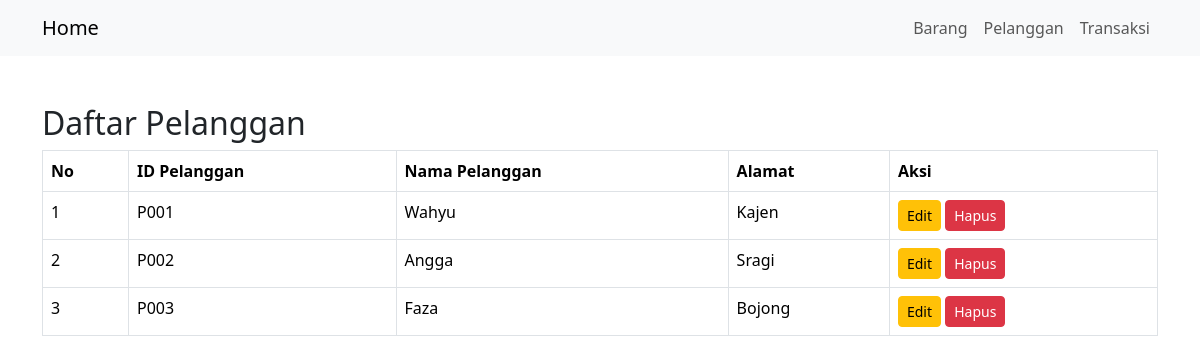
/penjualan-0037/index.php?page=pelanggan, run on the app's committed database.
### tables this page shows
CREATE TABLE `pelanggan` (
  `id_pelanggan` varchar(20) NOT NULL,
  `nama_pelanggan` varchar(30) NOT NULL,
  `alamat` varchar(255) NOT NULL
);

### penjualan-0037/app/controllers/PelangganController.php (called while the page is built)
<?php
require_once 'app/models/Pelanggan.php';
class PelangganController
{
    private $pelanggan;
    public function __construct($db)
    {
        $this->pelanggan = new Pelanggan($db);
    }
    public function index()
    {
        $stmt = $this->pelanggan->readAll();
        $members = $stmt->fetchAll(PDO::FETCH_ASSOC);
        require_once 'app/views/pelanggan/index.php';
    }
}
?>

### penjualan-0037/app/models/Pelanggan.php (called while the page is built)
<?php
class Pelanggan
{
    private $conn;
    private $table_name = "pelanggan";
    public function __construct($db)
    {
        $this->conn = $db;
    }
    public function readAll()
    {
        $query = "SELECT * FROM " . $this->table_name;
        $stmt = $this->conn->prepare($query);
        $stmt->execute();
        return $stmt;
    }
}
?>

### penjualan-0037/app/views/pelanggan/index.php (the view, shortened to what this page needs)
<!DOCTYPE html>
<html lang="en">
<head>
    <link href="https://cdn.jsdelivr.net/npm/bootstrap@5.3.3/dist/css/bootstrap.min.css" rel="stylesheet"
>
</head>
<body>
    <nav class="navbar navbar-expand-lg navbar-light bg-light">
        <div class="container">
            <a class="navbar-brand" href="index.php">Home</a>
            <div class="collapse navbar-collapse" id="navbarNav">
                <ul class="navbar-nav ms-auto">
                    <li class="nav-item">
                        <a class="nav-link" href="index.php?page=barang">Barang</a>
                    </li>
                    <li class="nav-item">
                        <a class="nav-link" href="index.php?page=pelanggan">Pelanggan</a>
                    </li>
                    <li class="nav-item">
                        <a class="nav-link" href="index.php?page=transaksi">Transaksi</a>
                    </li>
                </ul>
            </div>
        </div>
    </nav>
    <div class="container mt-5">
        <h2>Daftar Pelanggan</h2>
        <table class="table table-bordered">
            <thead>
                <tr>
                    <th>No</th>
                    <th>ID Pelanggan</th>
                    <th>Nama Pelanggan</th>
                    <th>Alamat</th>
                    <th>Aksi</th>
                </tr>
            </thead>
            <tbody>
                <?php foreach ($members as $index => $member): ?>
                    <tr>
                        <td><?= $index + 1 ?></td>
                        <td><?= htmlspecialchars($member['id_pelanggan']) ?></td>
                        <td><?= htmlspecialchars($member['nama_pelanggan']) ?></td>
                        <td><?= htmlspecialchars($member['alamat']) ?></td>
                        <td>
                            <a href="edit.php?id_pelanggan=<?= urlencode($member['id_pelanggan']) ?>"
                                class="btn btn-warning btn-sm">Edit</a>
                            <a href="delete.php?id_pelanggan=<?= urlencode($member['id_pelanggan']) ?>"
                                class="btn btn-danger btn-sm">Hapus</a>
                        </td>
                    </tr>
                <?php endforeach; ?>
            </tbody>
        </table>
    </div>
</body>
</html>

### data on the page
pelanggan: id_pelanggan "P001", nama_pelanggan "Wahyu", alamat "Kajen"
pelanggan: id_pelanggan "P002", nama_pelanggan "Angga", alamat "Sragi"
pelanggan: id_pelanggan "P003", nama_pelanggan "Faza", alamat "Bojong"
